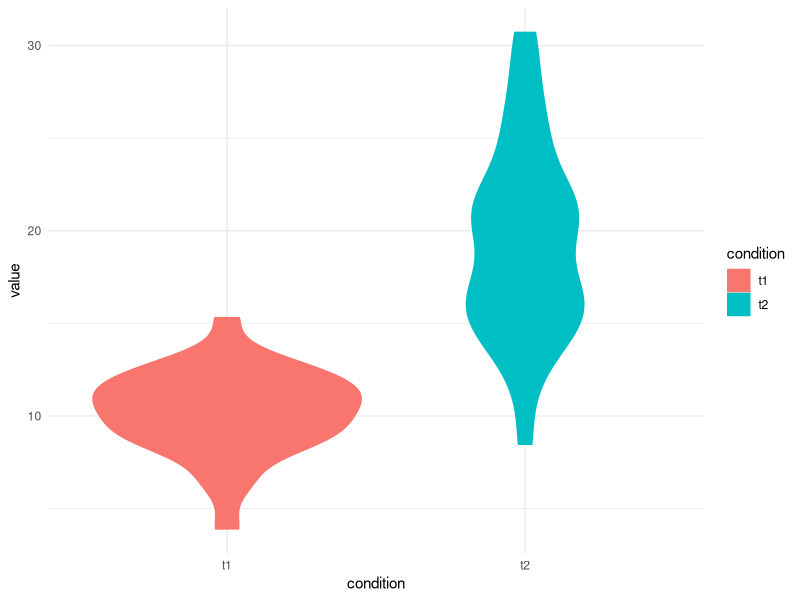
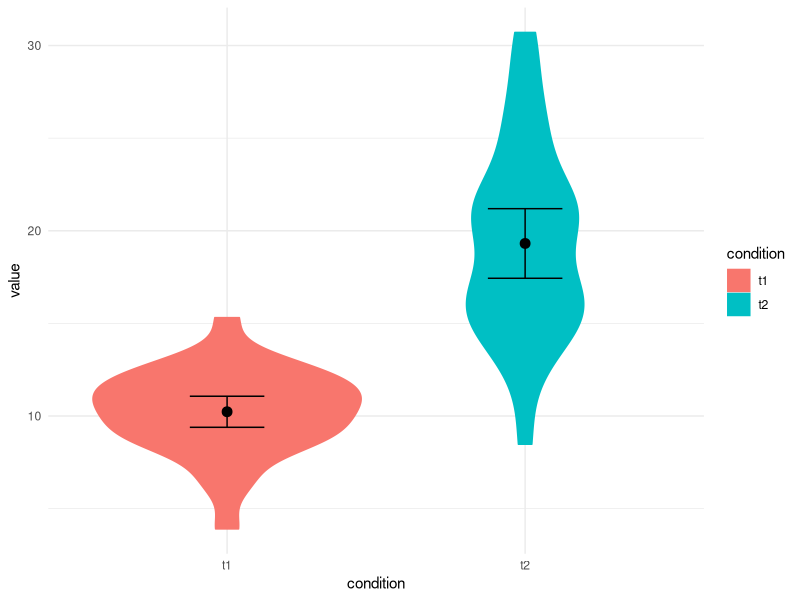
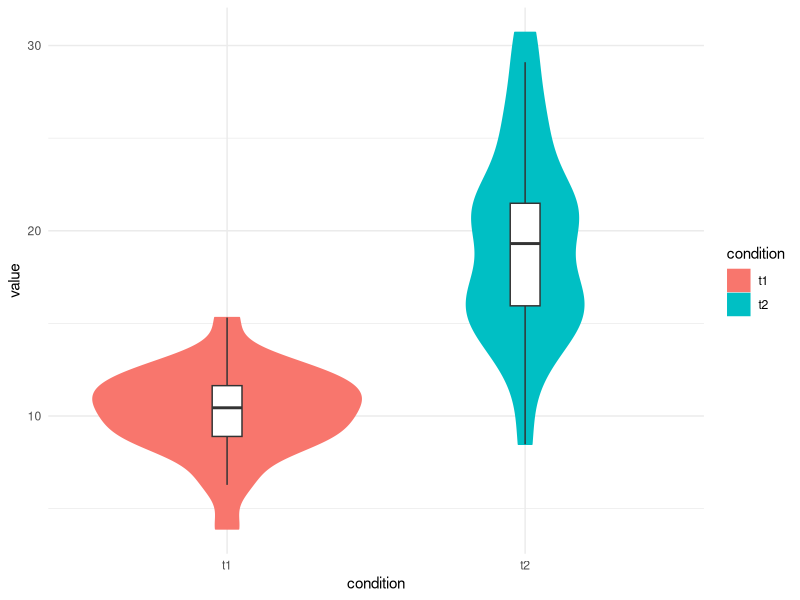
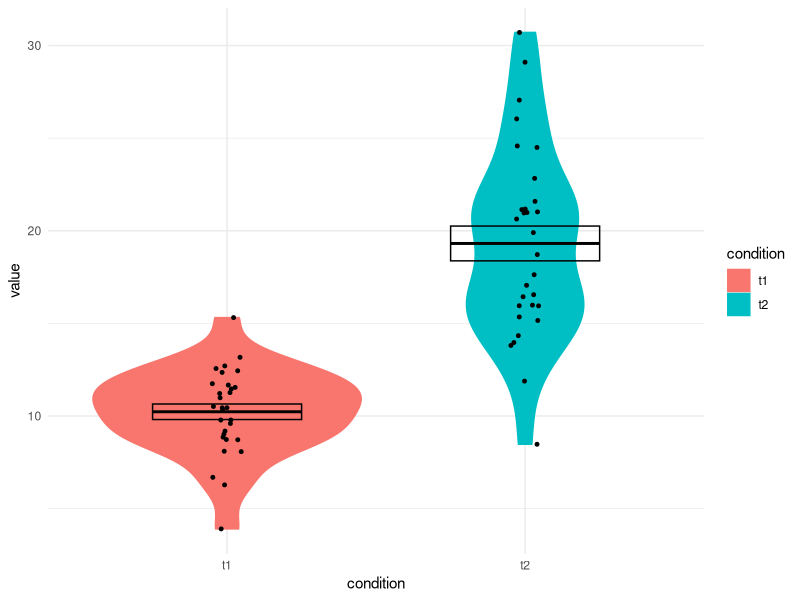
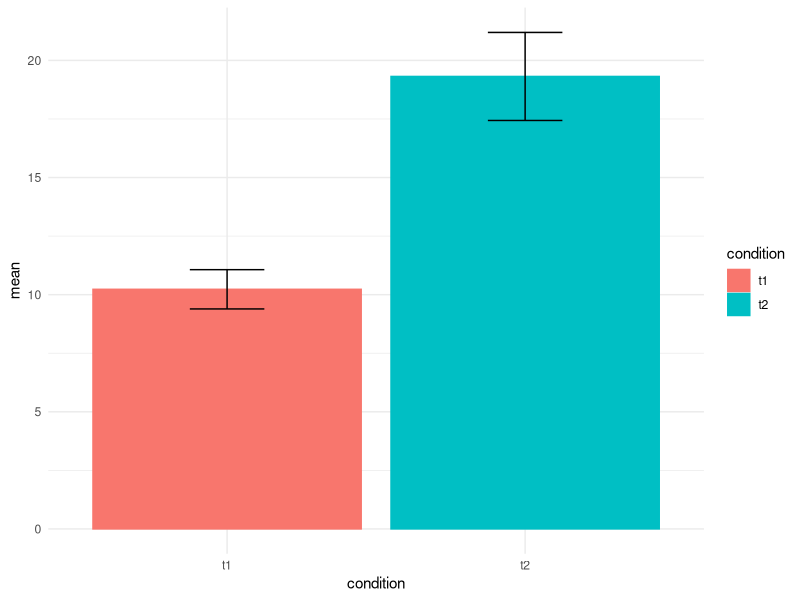

Reproduce these figures in R, in order.
## ---- chunk 1
library(ggplot2)
library(dplyr)

set.seed(836)
dat <- data.frame('condition'=c(rep('t1', 30), rep('t2', 30)), 
                  'value'=c(rnorm(30, 10, 3), rnorm(30, 20, 7)))
## ---- chunk 2
basic_violin <- ggplot(data=dat, aes(x=condition, y=value)) +
  geom_violin(aes(fill=condition, color=condition)) +
  theme_minimal()

print(basic_violin)
## ---- chunk 3
errbar_lims <- group_by(dat, condition) %>% 
              summarize(mean=mean(value), se=sd(value)/sqrt(n()), 
                        upper=mean+(2*se), lower=mean-(2*se))

mean_se_violin <- ggplot() +
  geom_violin(data=dat, aes(x=condition, y=value, fill=condition, color=condition)) +
  geom_point(data=errbar_lims, aes(x=condition, y=mean), size=3) +
  geom_errorbar(aes(x=errbar_lims$condition, ymax=errbar_lims$upper, 
                ymin=errbar_lims$lower), stat='identity', width=.25) +
  theme_minimal()

print(mean_se_violin)
## ---- chunk 4
boxplot_violin <- ggplot(data=dat, aes(x=condition, y=value)) +
  geom_violin(aes(fill=condition, color=condition)) +
  geom_boxplot(width=.1, outlier.shape=NA) +
  theme_minimal()

print(boxplot_violin)
## ---- chunk 5
scatter_violin <- ggplot(data=dat, aes(x=condition, y=value)) +
  geom_violin(aes(fill=condition, color=condition)) +
  geom_crossbar(stat="summary", fun.y=mean, fun.ymax=mean, fun.ymin=mean, fatten=2, width=.5) +
  geom_point(color="black", size=1, position = position_jitter(w=0.05)) +
  theme_minimal()

print(scatter_violin)
## ---- chunk 6
bar_plot <- ggplot(data=errbar_lims) +
  geom_bar(aes(x=condition, y=mean, fill=condition, color=condition), stat='identity', position='dodge') +
  geom_errorbar(aes(x=condition, ymax=upper, 
                    ymin=lower), stat='identity', width=.25) +
  theme_minimal()

print(bar_plot)
